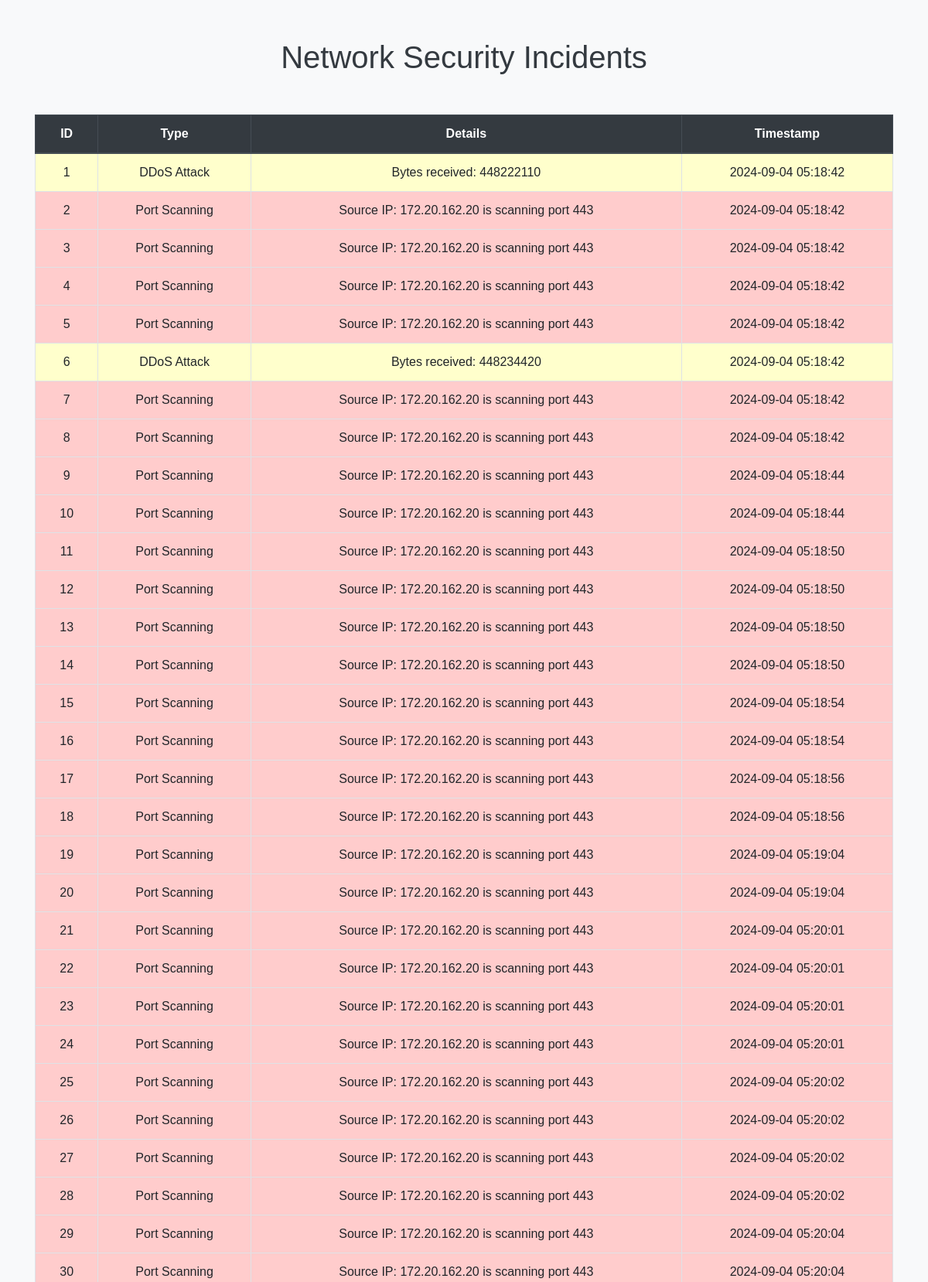
The page / (upper part) on the database its author committed.
### tables this page shows
CREATE TABLE incidents (
        id INTEGER PRIMARY KEY AUTOINCREMENT,
        type TEXT NOT NULL,
        details TEXT NOT NULL,
        timestamp DATETIME DEFAULT CURRENT_TIMESTAMP
    );

### app/reporter.py (the view)
    @app.route('/')
    def index():
        conn = sqlite3.connect("incidents.db")
        cursor = conn.cursor()
        cursor.execute("SELECT * FROM incidents")
        incidents = cursor.fetchall()
        conn.close()
        return render_template("index.html", incidents=incidents)

### app/reporter.py (called while the page is built)
def create_app():
    app = Flask(__name__)
    @app.route('/')
    def index():
        conn = sqlite3.connect("incidents.db")
        cursor = conn.cursor()
        cursor.execute("SELECT * FROM incidents")
        incidents = cursor.fetchall()
        conn.close()
        return render_template("index.html", incidents=incidents)
    return app

### app/templates/index.html (shortened to what this page needs)
<!DOCTYPE html>
<html lang="en">
<head>
    <link href="https://stackpath.bootstrapcdn.com/bootstrap/4.5.2/css/bootstrap.min.css" rel="stylesheet">
</head>
<body>
    <div class="container">
        <h1>Network Security Incidents</h1>
        <div class="table-responsive">
            <table class="table table-bordered table-hover">
                <thead class="thead-dark">
                    <tr>
                        <th>ID</th>
                        <th>Type</th>
                        <th>Details</th>
                        <th>Timestamp</th>
                    </tr>
                </thead>
                <tbody>
                    {% for incident in incidents %}
                    <tr class="
                        {% if incident[1] == 'ARP Spoofing' %}
                        arp-spoofing
                        {% elif incident[1] == 'DDoS Attack' %}
                        ddos-attack
                        {% elif incident[1] == 'Port Scanning' %}
                        port-scanning
                        {% endif %}
                    ">
                        <td>{{ incident[0] }}</td>
                        <td>{{ incident[1] }}</td>
                        <td>{{ incident[2] }}</td>
                        <td>{{ incident[3] }}</td>
                    </tr>
                    {% endfor %}
                </tbody>
            </table>
        </div>
    </div>
</body>
</html>

### app/templates/index.html (style rules this page uses)
body { background-color: #f8f9fa; font-family: Arial, sans-serif; }
.container { margin-top: 50px; }
h1 { text-align: center; margin-bottom: 30px; color: #343a40; }
table { margin-top: 20px; }
th, td { text-align: center; vertical-align: middle; }
th { background-color: #343a40; color: white; }
tr.ddos-attack { background-color: #ffffcc; }
tr.port-scanning { background-color: #ffcccc; }

### rows shown on the page
incidents: id "1", type "DDoS Attack", details "Bytes received: 448222110", timestamp "2024-09-04 05:18:42"
incidents: id "2", type "Port Scanning", details "Source IP: 172.20.162.20 is scanning port 443", timestamp "2024-09-04 05:18:42"
incidents: id "3", type "Port Scanning", details "Source IP: 172.20.162.20 is scanning port 443", timestamp "2024-09-04 05:18:42"
incidents: id "4", type "Port Scanning", details "Source IP: 172.20.162.20 is scanning port 443", timestamp "2024-09-04 05:18:42"
incidents: id "5", type "Port Scanning", details "Source IP: 172.20.162.20 is scanning port 443", timestamp "2024-09-04 05:18:42"
incidents: id "6", type "DDoS Attack", details "Bytes received: 448234420", timestamp "2024-09-04 05:18:42"
incidents: id "7", type "Port Scanning", details "Source IP: 172.20.162.20 is scanning port 443", timestamp "2024-09-04 05:18:42"
incidents: id "8", type "Port Scanning", details "Source IP: 172.20.162.20 is scanning port 443", timestamp "2024-09-04 05:18:42"
incidents: id "9", type "Port Scanning", details "Source IP: 172.20.162.20 is scanning port 443", timestamp "2024-09-04 05:18:44"
incidents: id "10", type "Port Scanning", details "Source IP: 172.20.162.20 is scanning port 443", timestamp "2024-09-04 05:18:44"
incidents: id "11", type "Port Scanning", details "Source IP: 172.20.162.20 is scanning port 443", timestamp "2024-09-04 05:18:50"
incidents: id "12", type "Port Scanning", details "Source IP: 172.20.162.20 is scanning port 443", timestamp "2024-09-04 05:18:50"
incidents: id "13", type "Port Scanning", details "Source IP: 172.20.162.20 is scanning port 443", timestamp "2024-09-04 05:18:50"
incidents: id "14", type "Port Scanning", details "Source IP: 172.20.162.20 is scanning port 443", timestamp "2024-09-04 05:18:50"
incidents: id "15", type "Port Scanning", details "Source IP: 172.20.162.20 is scanning port 443", timestamp "2024-09-04 05:18:54"
incidents: id "16", type "Port Scanning", details "Source IP: 172.20.162.20 is scanning port 443", timestamp "2024-09-04 05:18:54"
incidents: id "17", type "Port Scanning", details "Source IP: 172.20.162.20 is scanning port 443", timestamp "2024-09-04 05:18:56"
incidents: id "18", type "Port Scanning", details "Source IP: 172.20.162.20 is scanning port 443", timestamp "2024-09-04 05:18:56"
incidents: id "19", type "Port Scanning", details "Source IP: 172.20.162.20 is scanning port 443", timestamp "2024-09-04 05:19:04"
incidents: id "20", type "Port Scanning", details "Source IP: 172.20.162.20 is scanning port 443", timestamp "2024-09-04 05:19:04"
incidents: id "21", type "Port Scanning", details "Source IP: 172.20.162.20 is scanning port 443", timestamp "2024-09-04 05:20:01"
incidents: id "22", type "Port Scanning", details "Source IP: 172.20.162.20 is scanning port 443", timestamp "2024-09-04 05:20:01"
incidents: id "23", type "Port Scanning", details "Source IP: 172.20.162.20 is scanning port 443", timestamp "2024-09-04 05:20:01"
incidents: id "24", type "Port Scanning", details "Source IP: 172.20.162.20 is scanning port 443", timestamp "2024-09-04 05:20:01"
incidents: id "25", type "Port Scanning", details "Source IP: 172.20.162.20 is scanning port 443", timestamp "2024-09-04 05:20:02"
incidents: id "26", type "Port Scanning", details "Source IP: 172.20.162.20 is scanning port 443", timestamp "2024-09-04 05:20:02"
incidents: id "27", type "Port Scanning", details "Source IP: 172.20.162.20 is scanning port 443", timestamp "2024-09-04 05:20:02"
incidents: id "28", type "Port Scanning", details "Source IP: 172.20.162.20 is scanning port 443", timestamp "2024-09-04 05:20:02"
incidents: id "29", type "Port Scanning", details "Source IP: 172.20.162.20 is scanning port 443", timestamp "2024-09-04 05:20:04"
incidents: id "30", type "Port Scanning", details "Source IP: 172.20.162.20 is scanning port 443", timestamp "2024-09-04 05:20:04"
